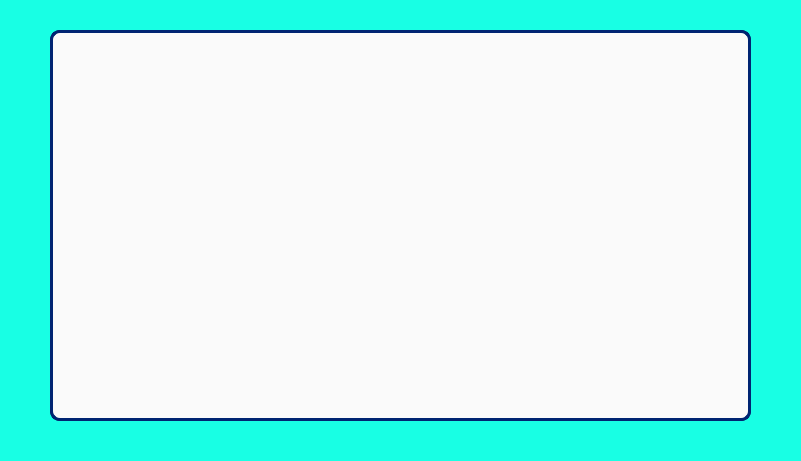
   <widget class="QWidget" name="RateUsPage" native="true">
    <property name="geometry">
     <rect>
      <x>0</x>
      <y>70</y>
      <width>801</width>
      <height>461</height>
     </rect>
    </property>
    <property name="styleSheet">
     <string notr="true">background-color:rgb(24, 255, 228);</string>
    </property>
    <widget class="QLabel" name="BG2">
     <property name="geometry">
      <rect>
       <x>0</x>
       <y>0</y>
       <width>801</width>
       <height>461</height>
      </rect>
     </property>
     <property name="text">
      <string/>
     </property>
     <property name="pixmap">
      <pixmap>background/bg1.jpg</pixmap>
     </property>
     <property name="scaledContents">
      <bool>true</bool>
     </property>
    </widget>
    <widget class="QWidget" name="SubRateUsPage" native="true">
     <property name="geometry">
      <rect>
       <x>50</x>
       <y>30</y>
       <width>701</width>
       <height>391</height>
      </rect>
     </property>
     <property name="styleSheet">
      <string notr="true">background-color:rgba(250, 250, 250, 150);
border:3px solid;
border-radius:10px;
border-color: rgb(0, 36, 114);</string>
     </property>
     <widget class="QPushButton" name="Star1">
      <property name="geometry">
       <rect>
        <x>328</x>
        <y>55</y>
        <width>31</width>
        <height>31</height>
       </rect>
      </property>
      <property name="styleSheet">
       <string notr="true">background-color:transparent;
border:0px;</string>
      </property>
      <property name="text">
       <string/>
      </property>
      <property name="icon">
       <iconset>
        <normaloff>icons/cil-startrans.png</normaloff>icons/cil-startrans.png</iconset>
      </property>
      <property name="iconSize">
       <size>
        <width>30</width>
        <height>30</height>
       </size>
      </property>
     </widget>
     <widget class="QPushButton" name="Star1_2">
      <property name="geometry">
       <rect>
        <x>392</x>
        <y>55</y>
        <width>31</width>
        <height>31</height>
       </rect>
      </property>
      <property name="styleSheet">
       <string notr="true">background-color:transparent;
border:0px;</string>
      </property>
      <property name="text">
       <string/>
      </property>
      <property name="icon">
       <iconset>
        <normaloff>icons/cil-startrans.png</normaloff>icons/cil-startrans.png</iconset>
      </property>
      <property name="iconSize">
       <size>
        <width>30</width>
        <height>30</height>
       </size>
      </property>
     </widget>
     <widget class="QPushButton" name="Star1_3">
      <property name="geometry">
       <rect>
        <x>456</x>
        <y>55</y>
        <width>31</width>
        <height>31</height>
       </rect>
      </property>
      <property name="styleSheet">
       <string notr="true">background-color:transparent;
border:0px;</string>
      </property>
      <property name="text">
       <string/>
      </property>
      <property name="icon">
       <iconset>
        <normaloff>icons/cil-startrans.png</normaloff>icons/cil-startrans.png</iconset>
      </property>
      <property name="iconSize">
       <size>
        <width>30</width>
        <height>30</height>
       </size>
      </property>
     </widget>
     <widget class="QPushButton" name="Star1_4">
      <property name="geometry">
       <rect>
        <x>520</x>
        <y>55</y>
        <width>31</width>
        <height>31</height>
       </rect>
      </property>
      <property name="styleSheet">
       <string notr="true">background-color:transparent;
border:0px;</string>
      </property>
      <property name="text">
       <string/>
      </property>
      <property name="icon">
       <iconset>
        <normaloff>icons/cil-startrans.png</normaloff>icons/cil-startrans.png</iconset>
      </property>
      <property name="iconSize">
       <size>
        <width>30</width>
        <height>30</height>
       </size>
      </property>
     </widget>
     <widget class="QPushButton" name="Star1_5">
      <property name="geometry">
       <rect>
        <x>589</x>
        <y>55</y>
        <width>31</width>
        <height>31</height>
       </rect>
      </property>
      <property name="styleSheet">
       <string notr="true">background-color:transparent;
border:0px;</string>
      </property>
      <property name="text">
       <string/>
      </property>
      <property name="icon">
       <iconset>
        <normaloff>icons/cil-startrans.png</normaloff>icons/cil-startrans.png</iconset>
      </property>
      <property name="iconSize">
       <size>
        <width>30</width>
        <height>30</height>
       </size>
      </property>
     </widget>
     <widget class="QPushButton" name="Star2_2">
      <property name="geometry">
       <rect>
        <x>392</x>
        <y>103</y>
        <width>31</width>
        <height>31</height>
       </rect>
      </property>
      <property name="styleSheet">
       <string notr="true">background-color:transparent;
border:0px;</string>
      </property>
      <property name="text">
       <string/>
      </property>
      <property name="icon">
       <iconset>
        <normaloff>icons/cil-startrans.png</normaloff>icons/cil-startrans.png</iconset>
      </property>
      <property name="iconSize">
       <size>
        <width>30</width>
        <height>30</height>
       </size>
      </property>
     </widget>
     <widget class="QPushButton" name="Star2_3">
      <property name="geometry">
       <rect>
        <x>456</x>
        <y>103</y>
        <width>31</width>
        <height>31</height>
       </rect>
      </property>
      <property name="styleSheet">
       <string notr="true">background-color:transparent;
border:0px;</string>
      </property>
      <property name="text">
       <string/>
      </property>
      <property name="icon">
       <iconset>
        <normaloff>icons/cil-startrans.png</normaloff>icons/cil-startrans.png</iconset>
      </property>
      <property name="iconSize">
       <size>
        <width>30</width>
        <height>30</height>
       </size>
      </property>
     </widget>
     <widget class="QPushButton" name="Star2_4">
      <property name="geometry">
       <rect>
        <x>520</x>
        <y>103</y>
        <width>31</width>
        <height>31</height>
       </rect>
      </property>
      <property name="styleSheet">
       <string notr="true">background-color:transparent;
border:0px;</string>
      </property>
      <property name="text">
       <string/>
      </property>
      <property name="icon">
       <iconset>
        <normaloff>icons/cil-startrans.png</normaloff>icons/cil-startrans.png</iconset>
      </property>
      <property name="iconSize">
       <size>
        <width>30</width>
        <height>30</height>
       </size>
      </property>
     </widget>
     <widget class="QPushButton" name="Star2_5">
      <property name="geometry">
       <rect>
        <x>589</x>
        <y>103</y>
        <width>31</width>
        <height>31</height>
       </rect>
      </property>
      <property name="styleSheet">
       <string notr="true">background-color:transparent;
border:0px;</string>
      </property>
      <property name="text">
       <string/>
      </property>
      <property name="icon">
       <iconset>
        <normaloff>icons/cil-startrans.png</normaloff>icons/cil-startrans.png</iconset>
      </property>
      <property name="iconSize">
       <size>
        <width>30</width>
        <height>30</height>
       </size>
      </property>
     </widget>
     <widget class="QPushButton" name="Star2">
      <property name="geometry">
       <rect>
        <x>328</x>
        <y>103</y>
        <width>31</width>
        <height>31</height>
       </rect>
      </property>
      <property name="styleSheet">
       <string notr="true">background-color:transparent;
border:0px;</string>
      </property>
      <property name="text">
       <string/>
      </property>
      <property name="icon">
       <iconset>
        <normaloff>icons/cil-startrans.png</normaloff>icons/cil-startrans.png</iconset>
      </property>
      <property name="iconSize">
       <size>
        <width>30</width>
        <height>30</height>
       </size>
      </property>
     </widget>
     <widget class="QPushButton" name="Star3_2">
      <property name="geometry">
       <rect>
        <x>392</x>
        <y>154</y>
        <width>31</width>
        <height>31</height>
       </rect>
      </property>
      <property name="styleSheet">
       <string notr="true">background-color:transparent;
border:0px;</string>
      </property>
      <property name="text">
       <string/>
      </property>
      <property name="icon">
       <iconset>
        <normaloff>icons/cil-startrans.png</normaloff>icons/cil-startrans.png</iconset>
      </property>
      <property name="iconSize">
       <size>
        <width>30</width>
        <height>30</height>
       </size>
      </property>
     </widget>
     <widget class="QPushButton" name="Star3_3">
      <property name="geometry">
       <rect>
        <x>456</x>
        <y>154</y>
        <width>31</width>
        <height>31</height>
       </rect>
      </property>
      <property name="styleSheet">
       <string notr="true">background-color:transparent;
border:0px;</string>
      </property>
      <property name="text">
       <string/>
      </property>
      <property name="icon">
       <iconset>
        <normaloff>icons/cil-startrans.png</normaloff>icons/cil-startrans.png</iconset>
      </property>
      <property name="iconSize">
       <size>
        <width>30</width>
        <height>30</height>
       </size>
      </property>
     </widget>
     <widget class="QPushButton" name="Star3_4">
      <property name="geometry">
       <rect>
        <x>520</x>
        <y>154</y>
        <width>31</width>
        <height>31</height>
       </rect>
      </property>
      <property name="styleSheet">
       <string notr="true">background-color:transparent;
border:0px;</string>
      </property>
      <property name="text">
       <string/>
      </property>
      <property name="icon">
       <iconset>
        <normaloff>icons/cil-startrans.png</normaloff>icons/cil-startrans.png</iconset>
      </property>
      <property name="iconSize">
       <size>
        <width>30</width>
        <height>30</height>
       </size>
      </property>
     </widget>
     <widget class="QPushButton" name="Star3_5">
      <property name="geometry">
       <rect>
        <x>589</x>
        <y>154</y>
        <width>31</width>
        <height>31</height>
       </rect>
      </property>
      <property name="styleSheet">
       <string notr="true">background-color:transparent;
border:0px;</string>
      </property>
      <property name="text">
       <string/>
      </property>
      <property name="icon">
       <iconset>
        <normaloff>icons/cil-startrans.png</normaloff>icons/cil-startrans.png</iconset>
      </property>
      <property name="iconSize">
       <size>
        <width>30</width>
        <height>30</height>
       </size>
      </property>
     </widget>
     <widget class="QPushButton" name="Star3">
      <property name="geometry">
       <rect>
        <x>328</x>
        <y>154</y>
        <width>31</width>
        <height>31</height>
       </rect>
      </property>
      <property name="styleSheet">
       <string notr="true">background-color:transparent;
border:0px;</string>
      </property>
      <property name="text">
       <string/>
      </property>
      <property name="icon">
       <iconset>
        <normaloff>icons/cil-startrans.png</normaloff>icons/cil-startrans.png</iconset>
      </property>
      <property name="iconSize">
       <size>
        <width>30</width>
        <height>30</height>
       </size>
      </property>
     </widget>
     <widget class="QLabel" name="FeedbackQuestion">
      <property name="geometry">
       <rect>
        <x>88</x>
        <y>60</y>
        <width>151</width>
        <height>21</height>
       </rect>
      </property>
      <property name="font">
       <font>
        <pointsize>12</pointsize>
        <weight>75</weight>
        <bold>true</bold>
       </font>
      </property>
      <property name="styleSheet">
       <string notr="true">background:transparent;
border:0px;
</string>
      </property>
      <property name="text">
       <string>Decor of the hotel</string>
      </property>
     </widget>
     <widget class="QLabel" name="FeedbackBar">
      <property name="geometry">
       <rect>
        <x>4</x>
        <y>10</y>
        <width>694</width>
        <height>31</height>
       </rect>
      </property>
      <property name="font">
       <font>
        <weight>75</weight>
        <bold>true</bold>
       </font>
      </property>
      <property name="styleSheet">
       <string notr="true">border:2px;
border-radius:0px;</string>
      </property>
      <property name="text">
       <string>      Can we know a little about your stay with us? Based on your stay with us, please rate us on the following </string>
      </property>
     </widget>
     <widget class="QPushButton" name="Star5">
      <property name="geometry">
       <rect>
        <x>328</x>
        <y>259</y>
        <width>31</width>
        <height>31</height>
       </rect>
      </property>
      <property name="styleSheet">
       <string notr="true">background-color:transparent;
border:0px;</string>
      </property>
      <property name="text">
       <string/>
      </property>
      <property name="icon">
       <iconset>
        <normaloff>icons/cil-startrans.png</normaloff>icons/cil-startrans.png</iconset>
      </property>
      <property name="iconSize">
       <size>
        <width>30</width>
        <height>30</height>
       </size>
      </property>
     </widget>
     <widget class="QPushButton" name="Star5_2">
      <property name="geometry">
       <rect>
        <x>392</x>
        <y>259</y>
        <width>31</width>
        <height>31</height>
       </rect>
      </property>
      <property name="styleSheet">
       <string notr="true">background-color:transparent;
border:0px;</string>
      </property>
      <property name="text">
       <string/>
      </property>
      <property name="icon">
       <iconset>
        <normaloff>icons/cil-startrans.png</normaloff>icons/cil-startrans.png</iconset>
      </property>
      <property name="iconSize">
       <size>
        <width>30</width>
        <height>30</height>
       </size>
      </property>
     </widget>
     <widget class="QPushButton" name="Star5_5">
      <property name="geometry">
       <rect>
        <x>589</x>
        <y>259</y>
        <width>31</width>
        <height>31</height>
       </rect>
      </property>
      <property name="styleSheet">
       <string notr="true">background-color:transparent;
border:0px;</string>
      </property>
      <property name="text">
       <string/>
      </property>
      <property name="icon">
       <iconset>
        <normaloff>icons/cil-startrans.png</normaloff>icons/cil-startrans.png</iconset>
      </property>
      <property name="iconSize">
       <size>
        <width>30</width>
        <height>30</height>
       </size>
      </property>
     </widget>
     <widget class="QPushButton" name="Star5_4">
      <property name="geometry">
       <rect>
        <x>520</x>
        <y>259</y>
        <width>31</width>
        <height>31</height>
       </rect>
      </property>
      <property name="styleSheet">
       <string notr="true">background-color:transparent;
border:0px;</string>
      </property>
      <property name="text">
       <string/>
      </property>
      <property name="icon">
       <iconset>
        <normaloff>icons/cil-startrans.png</normaloff>icons/cil-startrans.png</iconset>
      </property>
      <property name="iconSize">
       <size>
        <width>30</width>
        <height>30</height>
       </size>
      </property>
     </widget>
     <widget class="QPushButton" name="Star5_3">
      <property name="geometry">
       <rect>
        <x>456</x>
        <y>259</y>
        <width>31</width>
        <height>31</height>
       </rect>
      </property>
      <property name="styleSheet">
       <string notr="true">background-color:transparent;
border:0px;</string>
      </property>
      <property name="text">
       <string/>
      </property>
      <property name="icon">
       <iconset>
        <normaloff>icons/cil-startrans.png</normaloff>icons/cil-startrans.png</iconset>
      </property>
      <property name="iconSize">
       <size>
        <width>30</width>
        <height>30</height>
       </size>
      </property>
     </widget>
     <widget class="QPushButton" name="Star6">
      <property name="geometry">
       <rect>
        <x>328</x>
        <y>314</y>
        <width>31</width>
        <height>31</height>
       </rect>
      </property>
      <property name="styleSheet">
       <string notr="true">background-color:transparent;
border:0px;</string>
      </property>
      <property name="text">
       <string/>
      </property>
      <property name="icon">
       <iconset>
        <normaloff>icons/cil-startrans.png</normaloff>icons/cil-startrans.png</iconset>
      </property>
      <property name="iconSize">
       <size>
        <width>30</width>
        <height>30</height>
       </size>
      </property>
     </widget>
     <widget class="QPushButton" name="Star6_2">
      <property name="geometry">
       <rect>
        <x>392</x>
        <y>314</y>
        <width>31</width>
        <height>31</height>
       </rect>
      </property>
      <property name="styleSheet">
       <string notr="true">background-color:transparent;
border:0px;</string>
      </property>
      <property name="text">
       <string/>
      </property>
      <property name="icon">
       <iconset>
        <normaloff>icons/cil-startrans.png</normaloff>icons/cil-startrans.png</iconset>
      </property>
      <property name="iconSize">
       <size>
        <width>30</width>
        <height>30</height>
       </size>
      </property>
     </widget>
     <widget class="QPushButton" name="Star6_5">
      <property name="geometry">
       <rect>
        <x>589</x>
        <y>314</y>
        <width>31</width>
        <height>31</height>
       </rect>
      </property>
      <property name="styleSheet">
       <string notr="true">background-color:transparent;
border:0px;</string>
      </property>
      <property name="text">
       <string/>
      </property>
      <property name="icon">
       <iconset>
        <normaloff>icons/cil-startrans.png</normaloff>icons/cil-startrans.png</iconset>
      </property>
      <property name="iconSize">
       <size>
        <width>30</width>
        <height>30</height>
       </size>
      </property>
     </widget>
     <widget class="QPushButton" name="Star6_4">
      <property name="geometry">
       <rect>
        <x>520</x>
        <y>314</y>
        <width>31</width>
        <height>31</height>
       </rect>
      </property>
      <property name="styleSheet">
       <string notr="true">background-color:transparent;
border:0px;</string>
      </property>
      <property name="text">
       <string/>
      </property>
      <property name="icon">
       <iconset>
        <normaloff>icons/cil-startrans.png</normaloff>icons/cil-startrans.png</iconset>
      </property>
      <property name="iconSize">
       <size>
        <width>30</width>
        <height>30</height>
       </size>
      </property>
     </widget>
     <widget class="QPushButton" name="Star6_3">
      <property name="geometry">
       <rect>
        <x>456</x>
        <y>314</y>
        <width>31</width>
        <height>31</height>
       </rect>
      </property>
      <property name="styleSheet">
       <string notr="true">background-color:transparent;
border:0px;</string>
      </property>
      <property name="text">
       <string/>
      </property>
      <property name="icon">
       <iconset>
        <normaloff>icons/cil-startrans.png</normaloff>icons/cil-startrans.png</iconset>
      </property>
      <property name="iconSize">
       <size>
        <width>30</width>
        <height>30</height>
       </size>
      </property>
     </widget>
     <widget class="QPushButton" name="Star4">
      <property name="geometry">
       <rect>
        <x>328</x>
        <y>206</y>
        <width>31</width>
        <height>31</height>
       </rect>
      </property>
      <property name="styleSheet">
       <string notr="true">background-color:transparent;
border:0px;</string>
      </property>
      <property name="text">
       <string/>
      </property>
      <property name="icon">
       <iconset>
        <normaloff>icons/cil-startrans.png</normaloff>icons/cil-startrans.png</iconset>
      </property>
      <property name="iconSize">
       <size>
        <width>30</width>
        <height>30</height>
       </size>
      </property>
     </widget>
     <widget class="QPushButton" name="Star4_2">
      <property name="geometry">
       <rect>
        <x>392</x>
        <y>206</y>
        <width>31</width>
        <height>31</height>
       </rect>
      </property>
      <property name="styleSheet">
       <string notr="true">background-color:transparent;
border:0px;</string>
      </property>
      <property name="text">
       <string/>
      </property>
      <property name="icon">
       <iconset>
        <normaloff>icons/cil-startrans.png</normaloff>icons/cil-startrans.png</iconset>
      </property>
      <property name="iconSize">
       <size>
        <width>30</width>
        <height>30</height>
       </size>
      </property>
     </widget>
     <widget class="QPushButton" name="Star4_5">
      <property name="geometry">
       <rect>
        <x>589</x>
        <y>206</y>
        <width>31</width>
        <height>31</height>
       </rect>
      </property>
      <property name="styleSheet">
       <string notr="true">background-color:transparent;
border:0px;</string>
      </property>
      <property name="text">
       <string/>
      </property>
      <property name="icon">
       <iconset>
        <normaloff>icons/cil-startrans.png</normaloff>icons/cil-startrans.png</iconset>
      </property>
      <property name="iconSize">
       <size>
        <width>30</width>
        <height>30</height>
       </size>
      </property>
     </widget>
     <widget class="QPushButton" name="Star4_4">
      <property name="geometry">
       <rect>
        <x>520</x>
        <y>206</y>
        <width>31</width>
        <height>31</height>
       </rect>
      </property>
      <property name="styleSheet">
       <string notr="true">background-color:transparent;
border:0px;</string>
      </property>
      <property name="text">
       <string/>
      </property>
      <property name="icon">
       <iconset>
        <normaloff>icons/cil-startrans.png</normaloff>icons/cil-startrans.png</iconset>
      </property>
      <property name="iconSize">
       <size>
        <width>30</width>
        <height>30</height>
       </size>
      </property>
     </widget>
     <widget class="QPushButton" name="Star4_3">
      <property name="geometry">
       <rect>
        <x>456</x>
        <y>206</y>
        <width>31</width>
        <height>31</height>
       </rect>
      </property>
      <property name="styleSheet">
       <string notr="true">background-color:transparent;
border:0px;</string>
      </property>
      <property name="text">
       <string/>
      </property>
      <property name="icon">
       <iconset>
        <normaloff>icons/cil-startrans.png</normaloff>icons/cil-startrans.png</iconset>
      </property>
      <property name="iconSize">
       <size>
        <width>30</width>
        <height>30</height>
       </size>
      </property>
     </widget>
     <widget class="QLabel" name="FeedbackQuestion_2">
      <property name="geometry">
       <rect>
        <x>88</x>
        <y>110</y>
        <width>151</width>
        <height>21</height>
       </rect>
      </property>
      <property name="font">
       <font>
        <pointsize>12</pointsize>
        <weight>75</weight>
        <bold>true</bold>
       </font>
      </property>
      <property name="styleSheet">
       <string notr="true">background:transparent;
border:0px;
</string>
      </property>
      <property name="text">
       <string>Staff Friendliness</string>
      </property>
     </widget>
     <widget class="QLabel" name="FeedbackQuestion_3">
      <property name="geometry">
       <rect>
        <x>88</x>
        <y>161</y>
        <width>151</width>
        <height>21</height>
       </rect>
      </property>
      <property name="font">
       <font>
        <pointsize>12</pointsize>
        <weight>75</weight>
        <bold>true</bold>
       </font>
      </property>
      <property name="styleSheet">
       <string notr="true">background:transparent;
border:0px;
</string>
      </property>
      <property name="text">
       <string>Check-in process</string>
      </property>
     </widget>
     <widget class="QLabel" name="FeedbackQuestion_4">
      <property name="geometry">
       <rect>
        <x>88</x>
        <y>214</y>
        <width>151</width>
        <height>21</height>
       </rect>
      </property>
      <property name="font">
       <font>
        <pointsize>12</pointsize>
        <weight>75</weight>
        <bold>true</bold>
       </font>
      </property>
      <property name="styleSheet">
       <string notr="true">background:transparent;
border:0px;
</string>
      </property>
      <property name="text">
       <string>Flexibility</string>
      </property>
     </widget>
     <widget class="QLabel" name="FeedbackQuestion_5">
      <property name="geometry">
       <rect>
        <x>88</x>
        <y>262</y>
        <width>151</width>
        <height>21</height>
       </rect>
      </property>
      <property name="font">
       <font>
        <pointsize>12</pointsize>
        <weight>75</weight>
        <bold>true</bold>
       </font>
      </property>
      <property name="styleSheet">
       <string notr="true">background:transparent;
border:0px;
</string>
      </property>
      <property name="text">
       <string>Facilities</string>
      </property>
     </widget>
     <widget class="QLabel" name="FeedbackQuestion_6">
      <property name="geometry">
       <rect>
        <x>88</x>
        <y>312</y>
        <width>151</width>
        <height>21</height>
       </rect>
      </property>
      <property name="font">
       <font>
        <pointsize>12</pointsize>
        <weight>75</weight>
        <bold>true</bold>
       </font>
      </property>
      <property name="styleSheet">
       <string notr="true">background:transparent;
border:0px;
</string>
      </property>
      <property name="text">
       <string>Reservation</string>
      </property>
     </widget>
     <widget class="QPushButton" name="NextButton">
      <property name="geometry">
       <rect>
        <x>640</x>
        <y>350</y>
        <width>31</width>
        <height>31</height>
       </rect>
      </property>
      <property name="font">
       <font>
        <family>Segoe UI</family>
        <weight>75</weight>
        <bold>true</bold>
       </font>
      </property>
      <property name="styleSheet">
       <string notr="true">QPushButton {	
	border: none;
	background-color:rgb(75, 171, 255);
	border-radius:5px;
}
QPushButton:hover {
	background-color: rgb(125, 188, 255);
}
QPushButton:pressed {	
	background-color:  rgb(125, 188, 255);
}</string>
      </property>
      <property name="text">
       <string/>
      </property>
      <property name="icon">
       <iconset>
        <normaloff>icons/cil-next.png</normaloff>icons/cil-next.png</iconset>
      </property>
     </widget>
     <widget class="QWidget" name="SubbedRateUsPage" native="true">
      <property name="geometry">
       <rect>
        <x>0</x>
        <y>0</y>
        <width>701</width>
        <height>391</height>
       </rect>
      </property>
      <property name="styleSheet">
       <string notr="true">background-color:rgb(250, 250, 250);
border:3px solid;
border-radius:10px;
border-color: rgb(0, 36, 114);</string>
      </property>
      <widget class="QLabel" name="FeedbackDone">
       <property name="geometry">
        <rect>
         <x>100</x>
         <y>10</y>
         <width>500</width>
         <height>375</height>
        </rect>
       </property>
       <property name="styleSheet">
        <string notr="true">background:transparent;
border:0px;
</string>
       </property>
       <property name="text">
        <string/>
       </property>
      </widget>
     </widget>
     <widget class="QLabel" name="FeedbackQuestion_7">
      <property name="geometry">
       <rect>
        <x>325</x>
        <y>36</y>
        <width>41</width>
        <height>20</height>
       </rect>
      </property>
      <property name="font">
       <font>
        <pointsize>8</pointsize>
        <weight>75</weight>
        <bold>true</bold>
       </font>
      </property>
      <property name="styleSheet">
       <string notr="true">background:transparent;
border:0px;
</string>
      </property>
      <property name="text">
       <string>1 Star</string>
      </property>
     </widget>
     <widget class="QLabel" name="FeedbackQuestion_8">
      <property name="geometry">
       <rect>
        <x>585</x>
        <y>36</y>
        <width>41</width>
        <height>20</height>
       </rect>
      </property>
      <property name="font">
       <font>
        <pointsize>8</pointsize>
        <weight>75</weight>
        <bold>true</bold>
       </font>
      </property>
      <property name="styleSheet">
       <string notr="true">background:transparent;
border:0px;
</string>
      </property>
      <property name="text">
       <string>5 Stars</string>
      </property>
     </widget>
     <zorder>Star1</zorder>
     <zorder>Star1_2</zorder>
     <zorder>Star1_3</zorder>
     <zorder>Star1_4</zorder>
     <zorder>Star1_5</zorder>
     <zorder>Star2_2</zorder>
     <zorder>Star2_3</zorder>
     <zorder>Star2_4</zorder>
     <zorder>Star2_5</zorder>
     <zorder>Star2</zorder>
     <zorder>Star3_2</zorder>
     <zorder>Star3_3</zorder>
     <zorder>Star3_4</zorder>
     <zorder>Star3_5</zorder>
     <zorder>Star3</zorder>
     <zorder>FeedbackQuestion</zorder>
     <zorder>FeedbackBar</zorder>
     <zorder>Star5</zorder>
     <zorder>Star5_2</zorder>
     <zorder>Star5_5</zorder>
     <zorder>Star5_4</zorder>
     <zorder>Star5_3</zorder>
     <zorder>Star6</zorder>
     <zorder>Star6_2</zorder>
     <zorder>Star6_5</zorder>
     <zorder>Star6_4</zorder>
     <zorder>Star6_3</zorder>
     <zorder>Star4</zorder>
     <zorder>Star4_2</zorder>
     <zorder>Star4_5</zorder>
     <zorder>Star4_4</zorder>
     <zorder>Star4_3</zorder>
     <zorder>FeedbackQuestion_2</zorder>
     <zorder>FeedbackQuestion_3</zorder>
     <zorder>FeedbackQuestion_4</zorder>
     <zorder>FeedbackQuestion_5</zorder>
     <zorder>FeedbackQuestion_6</zorder>
     <zorder>NextButton</zorder>
     <zorder>FeedbackQuestion_7</zorder>
     <zorder>FeedbackQuestion_8</zorder>
     <zorder>SubbedRateUsPage</zorder>
    </widget>
   </widget>
